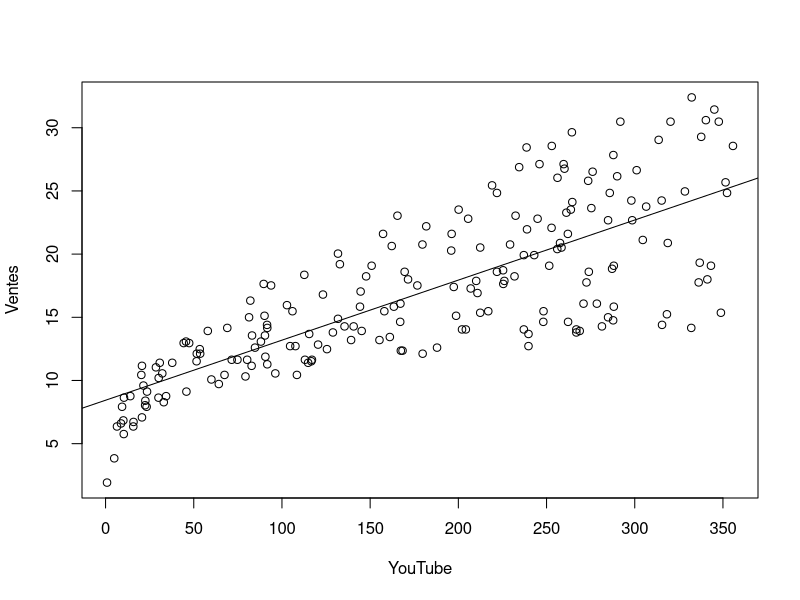
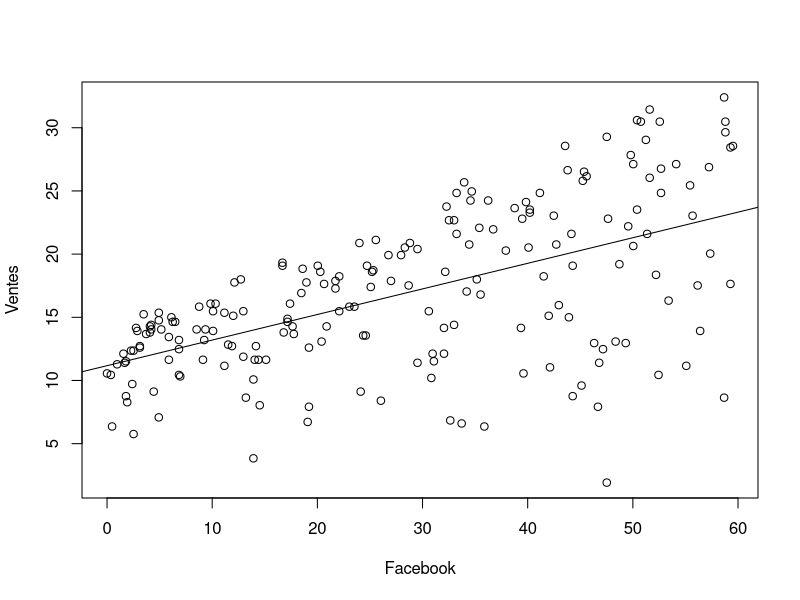
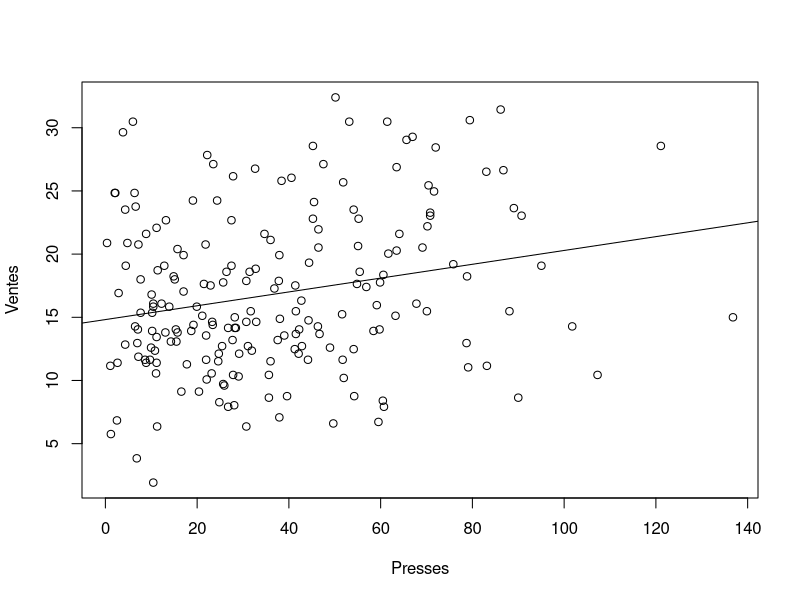
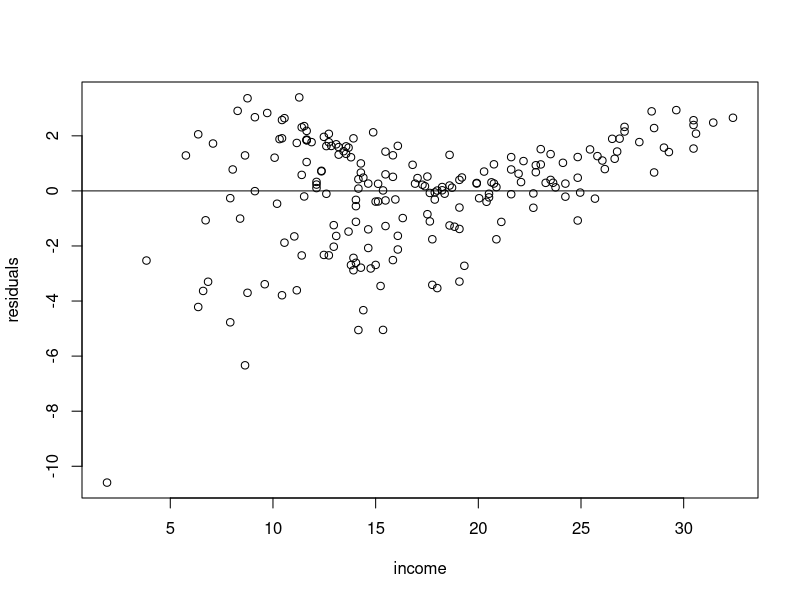
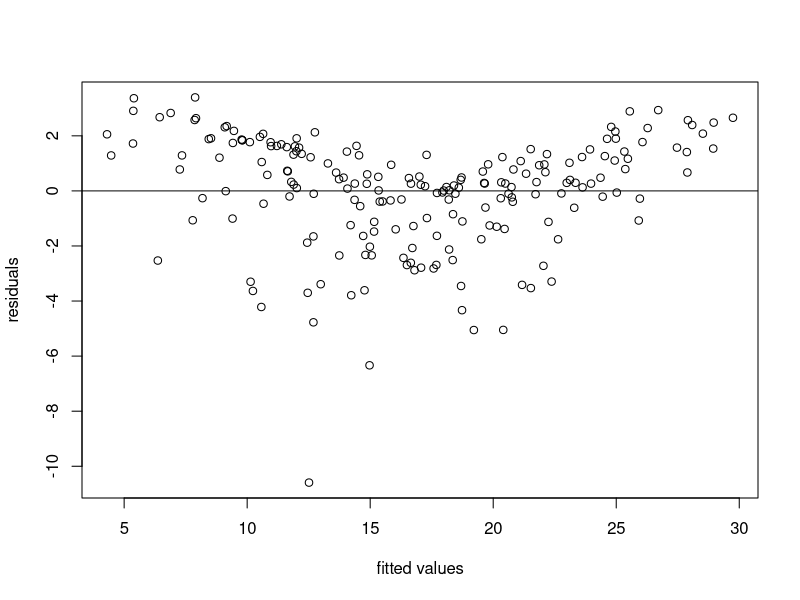

Write the R code that produced these figures, in order.
###### !! Fichier encodé au format UTF-8.
#Si le fichier ne s'ouvre pas avec les bons caractères : File > Reopen with encoding... et choisir UTF-8


### Définir le dossier de travail (remplacer ... par le dossier dans lequel vous avez sauvegardé le fichier)
setwd(dir = "C:/Users/hugop/OneDrive/Documents/économétrie/TP5")

### Importer la base de données
library(readxl)
marketing <- read_excel("marketing.xls")

### Analyse graphique
plot(marketing$youtube, marketing$sales, xlab = "YouTube", ylab = "Ventes")
abline(lm(marketing$sales ~ marketing$youtube))
#on est clairement dans un cas d'heteroscedasticite

plot(marketing$facebook, marketing$sales, xlab = "Facebook", ylab = "Ventes")
abline(lm(marketing$sales ~ marketing$facebook))
#on est clairement dans un cas d'heteroscedasticite

plot(marketing$newspaper, marketing$sales, xlab = "Presses", ylab = "Ventes")
abline(lm(marketing$sales ~ marketing$newspaper))
#ici c'est un peu plus flou

### Régression linéaire multiple
marketing.fit <- lm(sales ~ youtube + facebook + newspaper, data = marketing)

summary(marketing.fit)


###les graphiques avec les résidus
res <- residuals(marketing.fit)
yhat <- fitted(marketing.fit)

plot(marketing$sales,res, xlab="income", ylab="residuals")
abline(h=0) #pour ajouter une ligne horizontale passant par 0
#sensé avoir les memes ecarts autour de 0 mais ici on voit que ce n'est clairement pas le cas 
#Dans le graphe entre Y et les residus devraient tjrs etre autour de 0 or on voit sur la fin que 
#ca quitte la moyenne et monte ce qui montre une non linearite (simple remarque non faite TP3) 

plot(yhat,res, xlab="fitted values", ylab="residuals")
abline(h=0) #pour ajouter une ligne horizontale passant par 0
#ici on voit le V donc non linearite 
#on voit que les ecarts moyens des residus sont beaucoup plus grands sur les extremites, donc heteroscedasticite

###test de Godfeld-Quandt 
# Créer 2 sous - sets de la base ( couper l'échantillon en 2)
youtube1 <- as.matrix( marketing $ youtube [1 : ( nrow ( marketing )/2) ])
youtube2 <- as.matrix( marketing $ youtube [(( nrow ( marketing )/2) +1) : nrow ( marketing )])

facebook1 <- as.matrix( marketing $ facebook [1 : ( nrow ( marketing )/2) ])
facebook2 <- as.matrix( marketing $ facebook [(( nrow ( marketing )/2) +1) : nrow ( marketing )])

newspaper1 <- as.matrix( marketing $ newspaper [1 : ( nrow ( marketing )/2) ])
newspaper2 <- as.matrix( marketing $ newspaper [(( nrow ( marketing )/2) +1) : nrow ( marketing )])

sales1 <- as.matrix(marketing $ sales [1 :( nrow(marketing)/2)])
sales2 <- as.matrix(marketing $ sales [(( nrow( marketing )/2)+1):nrow( marketing )])

# On effectue la régression du modèle global , et des 2 modèles "réduits "
marketing.fit1<- lm(sales1 ~ youtube1 + facebook1 + newspaper1 , data = marketing )
marketing.fit2<- lm(sales2 ~ youtube2 + facebook2 + newspaper2 , data = marketing )

### on calcule maintenant la stat du test : 

df1 <- marketing.fit1$df.residual #degré de liberté du numérateur
df2 <- marketing.fit2$df.residual #degré de liberté du dénominateur


install.packages("broom")
library(broom)

#on calcule les variances 
sig1squared <- glance(marketing.fit1)$sigma^2
sig2squared <- glance(marketing.fit2)$sigma^2

###enfin on calcule la stat
numTstat <- (nrow(facebook1)-(3+1))*sig1squared
denTstat <- (nrow(facebook2)-(3+1))*sig2squared
Tstat <- numTstat/denTstat
Tstat



qt(1-0.05, 541)




pf(Tstat, df1, df2)
#la pvalue est de 0.07 donc c'est supérieur à 5% donc on ne rejete pas H0. La Pvaleur est la proba de se tromper en rejetant H0
#ici, on ne peux rejeter H0 à 5%
#voir les hyp sur feuille papier bas de page 1  

###test de White

#on crée d'abord le variable au carre
facebook_sq <- marketing$facebook^2
youtube_sq <- marketing$youtube^2
newspaper_sq <- marketing$newspaper^2
res_sq <- res^2

#on lance la régression sur les résidus au carré
regWtest=lm(res_sq~facebook_sq+youtube_sq+newspaper_sq+marketing$youtube*marketing$facebook+marketing$youtube*marketing$newspaper+marketing$facebook*marketing$newspaper, data = marketing)
summary(regWtest) #on a trois variables au carre, trois variables sans carre et trois variables d'interaction

r2=summary(regWtest)$r.squared      # Extraire le R carre de la regression auxiliaire
Wstat <- nrow(marketing)*r2         # La statistique du test de White
Wstat

qchisq(1-0.05,9)                     # La valeur critique

1-pchisq(Wstat,9)                       # la pvalue
#pvalue faible ou encore valeur critique inférieure à la stat (16.91 < 67.53) donc on rejete h0 donc on a heteroscedasticite

###facultatif: on refait Godfeld-Quandt
mark1 <- marketing[which(marketing$sales>=15),]
mark2 <- marketing[which(marketing$sales<15),]

mark1.fit <- lm(sales ~ youtube + facebook + newspaper, data = mark1)
mark2.fit <- lm(sales ~ youtube + facebook + newspaper, data = mark2)

df1_2 <- mark1.fit$df.residual #Numerator degrees of freedom
df2_2 <- mark2.fit$df.residual #Denominator df

sig1sq_2 <- glance(mark1.fit)$sigma^2
sig2sq_2 <- glance(mark2.fit)$sigma^2

###enfin on calcule la stat
numTstat_2 <- (nrow(mark1)-(3+1))*sig1sq_2
denTstat_2 <- (nrow(mark2)-(3+1))*sig2sq_2
Tstat_2 <- numTstat_2/denTstat_2
Tstat_2

pf(Tstat_2, df1_2, df2_2)


###estimation avec les standard error robust
install.packages("car")
library(car)

install.packages("lmtest")
library(lmtest)

cov1 <- hccm(marketing.fit, type="hc1") #needs package 'car'
mark_coef <- coeftest(marketing.fit, vcov.=cov1)
mark_coef

#les coeff sont toujours significatifs, on obtient la meme reponse qu'au test de base mais cette fois c'est plus robuste




